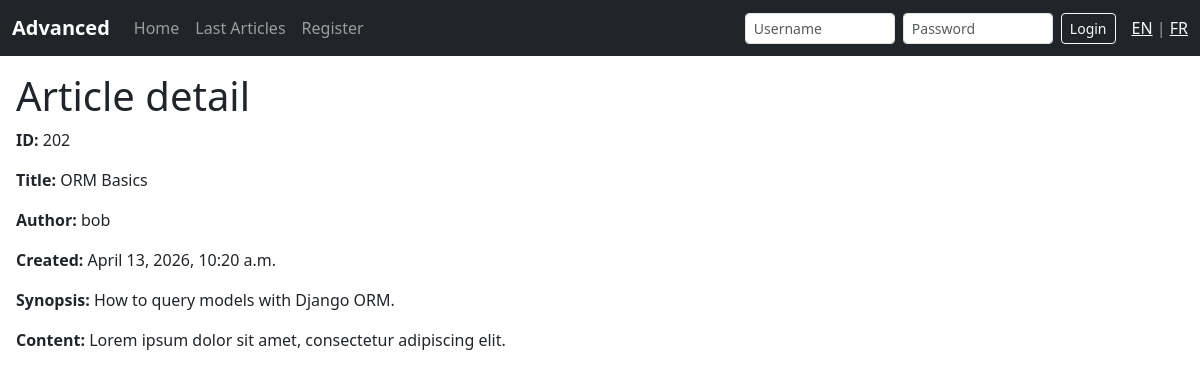
Screenshot of /en/detail/202/ with the database file from the repository.
### ex00/models.py (models this page shows, shortened)
class Article(models.Model):
    title = models.CharField(max_length=64, null=False)
    content = models.TextField(null=False)
    author = models.ForeignKey('auth.User', null=False, on_delete=models.CASCADE)
    synopsis = models.CharField(max_length=312, null=False)
    created = models.DateTimeField(auto_now_add=True)

### ex01/views.py (the view)
# urls.py: path('detail/<int:pk>/', ex01_views.DetailArticleView.as_view(), name='detail'),
class DetailArticleView(DetailView):
    model = Article
    template_name = 'detail.html'
    context_object_name = 'article'

### Templates/detail.html (shortened to what this page needs)
<!DOCTYPE html>
{% load static %}
<html lang="en">
<head>
    <link href="https://cdn.jsdelivr.net/npm/bootstrap@5.3.3/dist/css/bootstrap.min.css" rel="stylesheet">
    <link rel="stylesheet" href="{% static 'css/menu.css' %}">
</head>
<body>
    {% include 'partials/menu.html' %}
    <div class="content-wrap">
    <h1>Article detail</h1>
    <p><strong>ID:</strong> {{ article.id }}</p>
    <p><strong>Title:</strong> {{ article.title }}</p>
    <p><strong>Author:</strong> {{ article.author.username }}</p>
    <p><strong>Created:</strong> {{ article.created }}</p>
    <p><strong>Synopsis:</strong> {{ article.synopsis }}</p>
    <p><strong>Content:</strong> {{ article.content }}</p>
    </div>
</body>
</html>

### static/css/menu.css (style rules this page uses)
.content-wrap { padding: 0 1rem 1rem; }

### rows the page displays
Article: id "202", title "ORM Basics", author.username "bob", created "April 13, 2026, 10:20 a.m.", synopsis "How to query models with Django ORM.", content "Lorem ipsum dolor sit amet, consectetur adipiscing elit."
